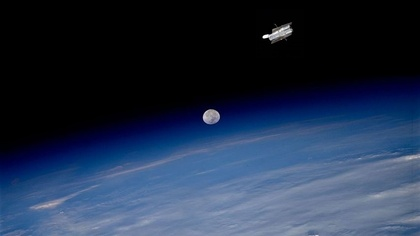
%> input picture Quadcopter/Imagen2.jpg, 420 x 236 px, shrunk from 854 x 480 before the run
$ octave Deteccion.m   (GNU Octave 9; MATLAB toolbox functions it lacks are replaced by stand-ins)
%> lines starting %> are read from the running program, lines starting %| are printed output that depends on the picture
            %--------Universidad De Guadalajara--------%
%--------Centro Universitario De Ciencias Exactas E Ingenierias--------%
              %--------Sistemas Inteligentes 1--------%
         %--------Pacheco Quintero Marco Antonio--------%

clear all; close all; clc;

imagen = imread('Imagen2.jpg');            %Cargamos imagenes.
%> imagen is the input picture: size 236x420x3 uint8; mean R, G, B 33.8, 47.6, 71.3
plantilla = imread('Plantilla.jpg');
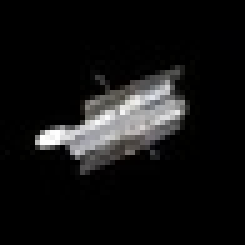
%> input picture Quadcopter/Plantilla.jpg, 49 x 49 px, shrunk from 100 x 100 before the run (shown 5 times larger)
%> plantilla is the input picture: size 49x49x3 uint8; mean R, G, B 19.2, 19.1, 19.1

imagen_gris = rgb2gray(imagen);             %Convertimos imagenes a escala de grises.
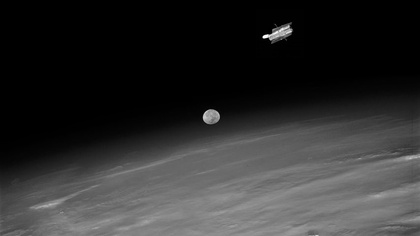
%> imagen_gris: size 236x420 uint8; min 0, max 255, mean 46.1
plantilla_gris = rgb2gray(plantilla);

[H,W] = size(imagen_gris);                  %Obtenemos las dimensiones de las imagenes.
%> H = 236; W = 420
[h,w] = size(plantilla_gris);
%> h = 49; w = 49

% Limites inferiores y superiores
xl = [1 1]';
xu = [W-w H-h]';
%> xu = [371; 187]

F = 0.6;                 %Factor de amplificacion
CR = 0.9;                %Constante de recombinacion

G = 100;                %Iteraciones o generaciones que tendra el algoritmo
N = 100;                %Poblacion de particulas
D = 2;                  %Dimension del problema

x = zeros(D,N);          %Vector donde inicializaremos a nuestra poblacion.
fitness = zeros(1,N);    %Vector donde guardaremos la evaluacion (NCC) de cada individuo.
plot_fit = zeros(1,G);
 for i = 1:N
     x(1,i) = randi([xl(1) xu(1)]);                                %Inicializamos aleatoriamente con enteros dentro del rango.
     x(2,i) = randi([xl(2) xu(2)]);
%> (the run ends here)
